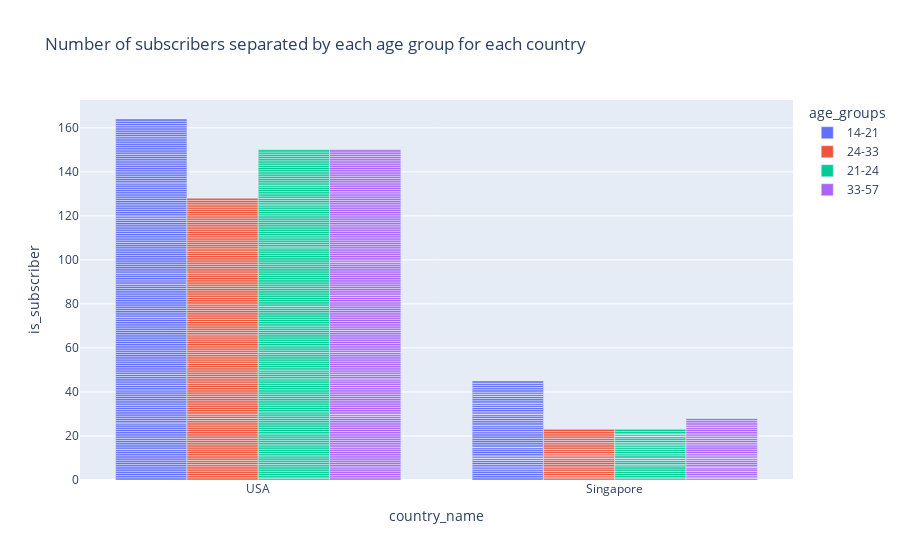

Notebook code for this chart:
### Code cell
fig=px.bar(df,x='country_name',y='is_subscriber',color='age_groups',barmode='group',title='Number of subscribers separated by each age group for each country')
fig.show()

### Figure 1 — Plotly figure (JSON) as saved in the notebook; plotly's stock layout.template omitted (floating-point values rounded to 4 significant figures; data arrays with more than 128 entries replaced by an {"elided": "..."} marker saying what was removed)
{"data": [{"alignmentgroup": "True", "hovertemplate": "age_groups=14-21<br>country_name=%{x}<br>is_subscriber=%{y}<extra></extra>", "legendgroup": "14-21", "marker": {"color": "#636efa"}, "name": "14-21", "offsetgroup": "14-21", "orientation": "v", "showlegend": true, "textposition": "auto", "type": "bar", "x": {"elided": "291 str values"}, "xaxis": "x", "y": {"elided": "291 int values"}, "yaxis": "y"}, {"alignmentgroup": "True", "hovertemplate": "age_groups=24-33<br>country_name=%{x}<br>is_subscriber=%{y}<extra></extra>", "legendgroup": "24-33", "marker": {"color": "#EF553B"}, "name": "24-33", "offsetgroup": "24-33", "orientation": "v", "showlegend": true, "textposition": "auto", "type": "bar", "x": {"elided": "208 str values"}, "xaxis": "x", "y": {"elided": "208 int values"}, "yaxis": "y"}, {"alignmentgroup": "True", "hovertemplate": "age_groups=21-24<br>country_name=%{x}<br>is_subscriber=%{y}<extra></extra>", "legendgroup": "21-24", "marker": {"color": "#00cc96"}, "name": "21-24", "offsetgroup": "21-24", "orientation": "v", "showlegend": true, "textposition": "auto", "type": "bar", "x": {"elided": "252 str values"}, "xaxis": "x", "y": {"elided": "252 int values"}, "yaxis": "y"}, {"alignmentgroup": "True", "hovertemplate": "age_groups=33-57<br>country_name=%{x}<br>is_subscriber=%{y}<extra></extra>", "legendgroup": "33-57", "marker": {"color": "#ab63fa"}, "name": "33-57", "offsetgroup": "33-57", "orientation": "v", "showlegend": true, "textposition": "auto", "type": "bar", "x": {"elided": "249 str values"}, "xaxis": "x", "y": {"elided": "249 int values"}, "yaxis": "y"}], "layout": {"barmode": "group", "legend": {"title": {"text": "age_groups"}, "tracegroupgap": 0}, "title": {"text": "Number of subscribers separated by each age group for each country"}, "xaxis": {"anchor": "y", "domain": [0, 1], "title": {"text": "country_name"}}, "yaxis": {"anchor": "x", "domain": [0, 1], "title": {"text": "is_subscriber"}}}}
